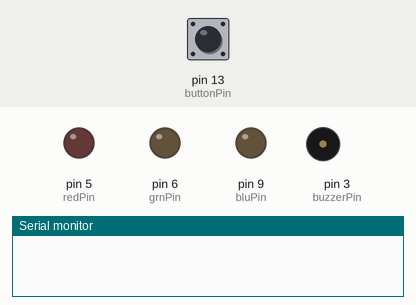
The sketch below on a simulated Arduino Uno, built with avr-gcc and run on an emulated ATmega328P. Shown: output pins drawn as LEDs (lit = HIGH), buzzer (waves = sounding), the last lines printed to the serial monitor. The test bench sets the inputs (shaded band); at power-on: pin 13 (buttonPin) HIGH. Random numbers use the default seed unless the sketch sets one.

Above: at 1.2 s.
1.3 s: pin 13 (buttonPin) pulled LOW for 0.15 s
At 1.37 s:
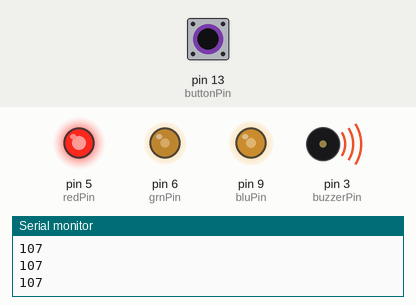
2.9 s: pin 13 (buttonPin) pulled LOW for 1 s
At 3.7 s:
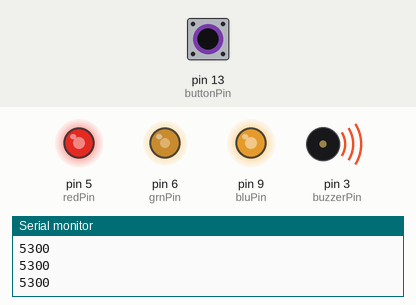
5.4 s: pin 13 (buttonPin) pulled LOW for 0.15 s
At 5.47 s:
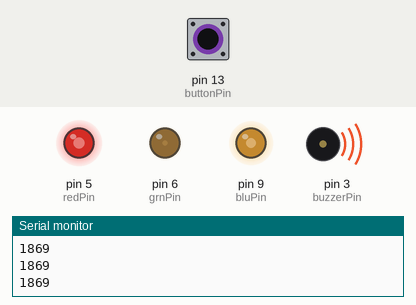
7.0 s: pin 13 (buttonPin) pulled LOW for 3.2 s
At 8.2 s:
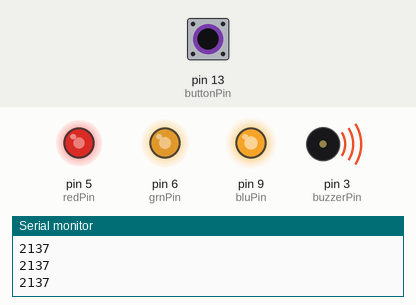
11.7 s: pin 13 (buttonPin) pulled LOW for 0.15 s
At 11.77 s:
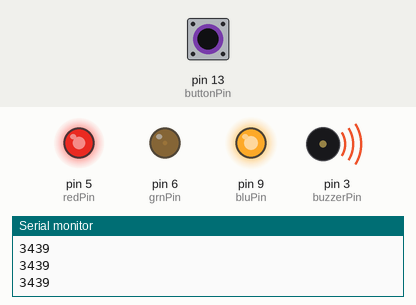
13.3 s: pin 13 (buttonPin) pulled LOW for 1 s
At 14.1 s:
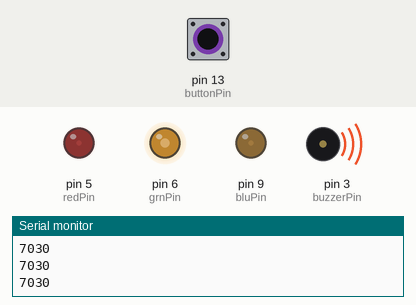
Timing chart, 0 to 16.3 s (numbered marks = the images above; inputs shaded):
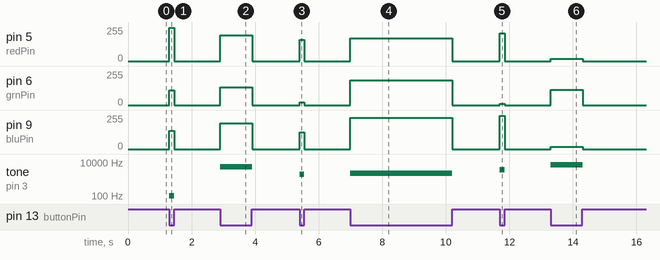

The sketch:

Random_Hovedpine_Shit.ino
```cpp
int buzzerPin = 3;

int redPin = 5;
int grnPin = 6;
int bluPin = 9;

int redVal = 0;
int grnVal = 0;
int bluVal = 0;

int buttonPin = 13;

int buttonState = 0;

int buzzerVal = 0;

unsigned long previousMillis = 0;

void setup(){

  Serial.begin(9600);

  pinMode(buzzerPin, OUTPUT);
  pinMode(redPin, OUTPUT);
  pinMode(grnPin, OUTPUT);
  pinMode(bluPin, OUTPUT);
  pinMode(buttonPin, INPUT_PULLUP);
}

void loop(){

  buttonState = digitalRead(buttonPin);

  if (buttonState == LOW){

    tone(buzzerPin, buzzerVal);
    analogWrite(redPin, redVal);
    analogWrite(grnPin, grnVal);
    analogWrite(bluPin, bluVal);
    Serial.println(buzzerVal);

    } else {

      noTone(buzzerPin);
      digitalWrite(redPin, LOW);
      digitalWrite(grnPin, LOW);
      digitalWrite(bluPin, LOW);
      buzzerVal = random(1,10000);
      redVal = random(255);
      grnVal = random(255);
      bluVal = random(255);

      }

}
```

Measured:
- after the input at 1.3 s, pin 5 (redPin): 0/255 → 248/255 at once, → 0/255 0.15 s later; pin 6 (grnPin): 0/255 → 111/255 at once, → 0/255 0.15 s later; pin 9 (bluPin): 0/255 → 138/255 at once, → 0/255 0.15 s later; tone on pin 3 (buzzerPin): silent → 107 Hz at once, → silent 0.15 s later
- after the input at 2.9 s, pin 5 (redPin): 0/255 → 193/255 at once, → 0/255 1.0 s later; pin 6 (grnPin): 0/255 → 132/255 at once, → 0/255 1.0 s later; pin 9 (bluPin): 0/255 → 195/255 at once, → 0/255 1.0 s later; tone on pin 3 (buzzerPin): silent → 5300 Hz at once, → silent 1.0 s later
- after the input at 5.4 s, pin 5 (redPin): 0/255 → 159/255 at once, → 0/255 0.15 s later; pin 6 (grnPin): 0/255 → 22/255 at once, → 0/255 0.15 s later; pin 9 (bluPin): 0/255 → 125/255 at once, → 0/255 0.15 s later; tone on pin 3 (buzzerPin): silent → 1869 Hz at once, → silent 0.15 s later
- after the input at 7.0 s, pin 5 (redPin): 0/255 → 171/255 at once, → 0/255 3.2 s later; pin 6 (grnPin): 0/255 → 185/255 at once, → 0/255 3.2 s later; pin 9 (bluPin): 0/255 → 234/255 at once, → 0/255 3.2 s later; tone on pin 3 (buzzerPin): silent → 2137 Hz at once, → silent 3.2 s later
- after the input at 11.7 s, pin 5 (redPin): 0/255 → 207/255 at once, → 0/255 0.15 s later; pin 6 (grnPin): 0/255 → 8/255 at once, → 0/255 0.15 s later; pin 9 (bluPin): 0/255 → 251/255 at once, → 0/255 0.15 s later; tone on pin 3 (buzzerPin): silent → 3439 Hz at once, → silent 0.15 s later
- after the input at 13.3 s, pin 5 (redPin): 0/255 → 18/255 at once, → 0/255 1.0 s later; pin 6 (grnPin): 0/255 → 115/255 at once, → 0/255 1.0 s later; pin 9 (bluPin): 0/255 → 17/255 at once, → 0/255 1.0 s later; tone on pin 3 (buzzerPin): silent → 7030 Hz at once, → silent 1.0 s later
